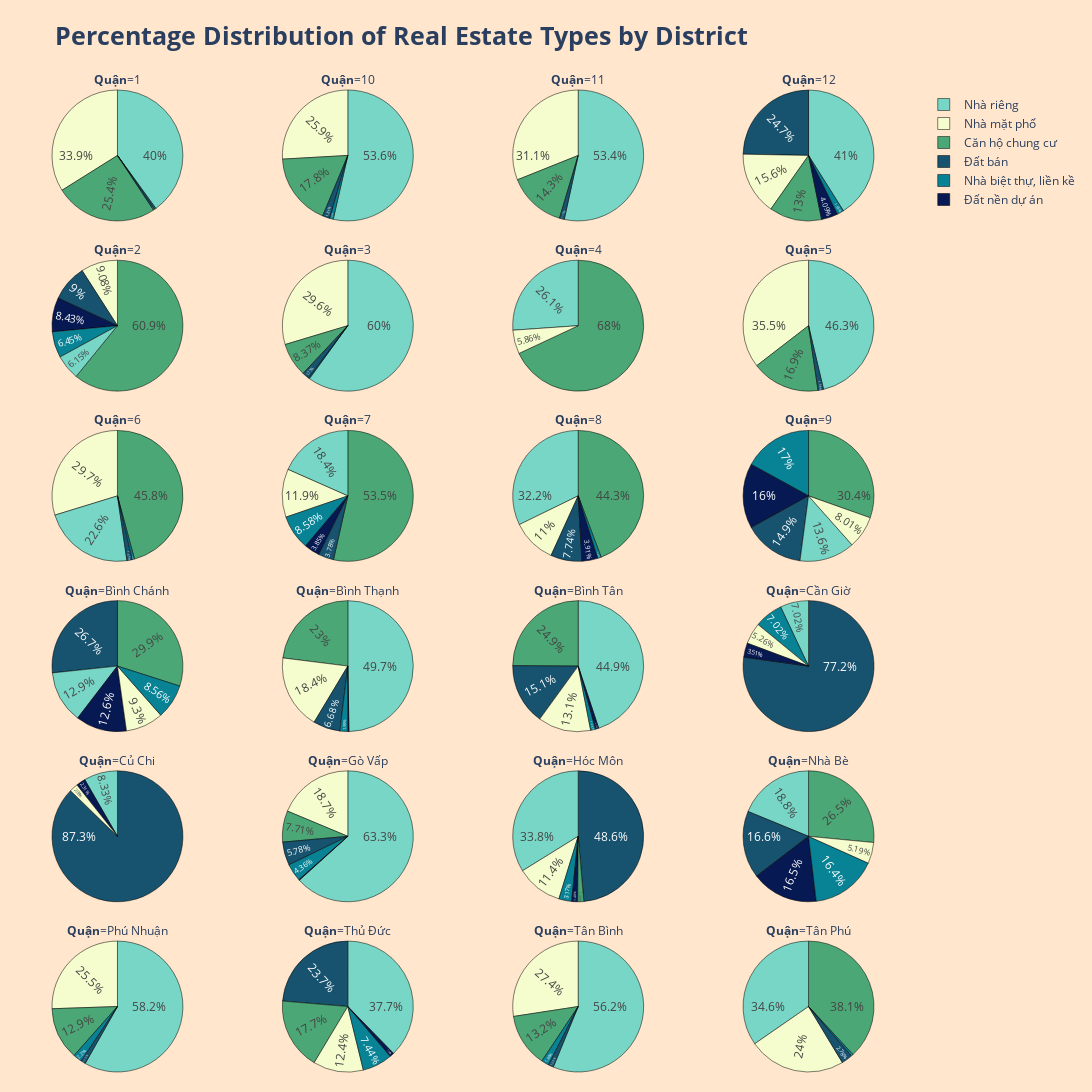

The notebook cell this image was saved under:
### Markdown cell above
Now for each district, we will draw a pie chart to show the percentage of each real estate type in the district.

### Code cell
fig = px.pie(
            district_type_df,
            names ='Type',
            values = 'Percentage',
            color = 'Type',
            labels={ 'District': '<b>Quận</b>'},
            facet_col='District',
            facet_col_wrap = 4,
            facet_col_spacing=0.04,
            facet_row_spacing= 0.04, 
            color_discrete_map= {
                                'Nhà mặt phố': '#F5FCCD',
                                'Nhà riêng' : '#78D6C6',
                                'Căn hộ chung cư': '#4ba775',
                                'Nhà biệt thự, liền kề' : '#088395',
                                'Đất bán': '#17526e',
                                'Đất nền dự án': '#071952'
                    
                                }
            )

fig.update_layout(
    width=1100,
    height=1500,
    margin=dict(l=20, r=20, t=90, b=20),
    paper_bgcolor='#ffe6cc',
    title='<b>Percentage Distribution of Real Estate Types by District</b>',
    title_font_size=25,
)
fig.update_traces(
    marker_line_color='black',
    marker_line_width=0.5,
    hovertemplate='<b>%{label}</b> has the percentage of <b>%{value}%</b>',
    textposition='inside', insidetextorientation='radial',
)


fig.show()

### Figure 1 — Plotly figure (JSON) as saved in the notebook; plotly's stock layout.template omitted (floating-point values rounded to 4 significant figures)
{"data": [{"customdata": [["Nhà riêng"], ["Nhà mặt phố"], ["Căn hộ chung cư"], ["Đất bán"], ["Nhà biệt thự, liền kề"]], "domain": {"x": [0, 0.22], "y": [0.8667, 1]}, "hovertemplate": "<b>%{label}</b> has the percentage of <b>%{value}%</b>", "insidetextorientation": "radial", "labels": ["Nhà riêng", "Nhà mặt phố", "Căn hộ chung cư", "Đất bán", "Nhà biệt thự, liền kề"], "legendgroup": "", "marker": {"colors": ["#78D6C6", "#F5FCCD", "#4ba775", "#17526e", "#088395"], "line": {"color": "black", "width": 0.5}}, "name": "", "showlegend": true, "textposition": "inside", "type": "pie", "values": [40.01, 33.92, 25.37, 0.42, 0.28]}, {"customdata": [["Nhà riêng"], ["Nhà mặt phố"], ["Căn hộ chung cư"], ["Đất bán"], ["Nhà biệt thự, liền kề"]], "domain": {"x": [0.26, 0.48], "y": [0.8667, 1]}, "hovertemplate": "<b>%{label}</b> has the percentage of <b>%{value}%</b>", "insidetextorientation": "radial", "labels": ["Nhà riêng", "Nhà mặt phố", "Căn hộ chung cư", "Đất bán", "Nhà biệt thự, liền kề"], "legendgroup": "", "marker": {"colors": ["#78D6C6", "#F5FCCD", "#4ba775", "#17526e", "#088395"], "line": {"color": "black", "width": 0.5}}, "name": "", "showlegend": true, "textposition": "inside", "type": "pie", "values": [53.59, 25.89, 17.84, 1.81, 0.87]}, {"customdata": [["Nhà riêng"], ["Nhà mặt phố"], ["Căn hộ chung cư"], ["Đất bán"]], "domain": {"x": [0.52, 0.74], "y": [0.8667, 1]}, "hovertemplate": "<b>%{label}</b> has the percentage of <b>%{value}%</b>", "insidetextorientation": "radial", "labels": ["Nhà riêng", "Nhà mặt phố", "Căn hộ chung cư", "Đất bán"], "legendgroup": "", "marker": {"colors": ["#78D6C6", "#F5FCCD", "#4ba775", "#17526e"], "line": {"color": "black", "width": 0.5}}, "name": "", "showlegend": true, "textposition": "inside", "type": "pie", "values": [53.41, 31.06, 14.33, 1.19]}, {"customdata": [["Nhà riêng"], ["Đất bán"], ["Nhà mặt phố"], ["Căn hộ chung cư"], ["Đất nền dự án"], ["Nhà biệt thự, liền kề"]], "domain": {"x": [0.78, 1], "y": [0.8667, 1]}, "hovertemplate": "<b>%{label}</b> has the percentage of <b>%{value}%</b>", "insidetextorientation": "radial", "labels": ["Nhà riêng", "Đất bán", "Nhà mặt phố", "Căn hộ chung cư", "Đất nền dự án", "Nhà biệt thự, liền kề"], "legendgroup": "", "marker": {"colors": ["#78D6C6", "#17526e", "#F5FCCD", "#4ba775", "#071952", "#088395"], "line": {"color": "black", "width": 0.5}}, "name": "", "showlegend": true, "textposition": "inside", "type": "pie", "values": [41.05, 24.69, 15.56, 12.96, 4.09, 1.65]}, {"customdata": [["Căn hộ chung cư"], ["Nhà mặt phố"], ["Đất bán"], ["Đất nền dự án"], ["Nhà biệt thự, liền kề"], ["Nhà riêng"]], "domain": {"x": [0, 0.22], "y": [0.6933, 0.8267]}, "hovertemplate": "<b>%{label}</b> has the percentage of <b>%{value}%</b>", "insidetextorientation": "radial", "labels": ["Căn hộ chung cư", "Nhà mặt phố", "Đất bán", "Đất nền dự án", "Nhà biệt thự, liền kề", "Nhà riêng"], "legendgroup": "", "marker": {"colors": ["#4ba775", "#F5FCCD", "#17526e", "#071952", "#088395", "#78D6C6"], "line": {"color": "black", "width": 0.5}}, "name": "", "showlegend": true, "textposition": "inside", "type": "pie", "values": [60.89, 9.08, 9, 8.43, 6.45, 6.15]}, {"customdata": [["Nhà riêng"], ["Nhà mặt phố"], ["Căn hộ chung cư"], ["Đất bán"], ["Nhà biệt thự, liền kề"]], "domain": {"x": [0.26, 0.48], "y": [0.6933, 0.8267]}, "hovertemplate": "<b>%{label}</b> has the percentage of <b>%{value}%</b>", "insidetextorientation": "radial", "labels": ["Nhà riêng", "Nhà mặt phố", "Căn hộ chung cư", "Đất bán", "Nhà biệt thự, liền kề"], "legendgroup": "", "marker": {"colors": ["#78D6C6", "#F5FCCD", "#4ba775", "#17526e", "#088395"], "line": {"color": "black", "width": 0.5}}, "name": "", "showlegend": true, "textposition": "inside", "type": "pie", "values": [59.98, 29.65, 8.37, 1.77, 0.23]}, {"customdata": [["Căn hộ chung cư"], ["Nhà riêng"], ["Nhà mặt phố"]], "domain": {"x": [0.52, 0.74], "y": [0.6933, 0.8267]}, "hovertemplate": "<b>%{label}</b> has the percentage of <b>%{value}%</b>", "insidetextorientation": "radial", "labels": ["Căn hộ chung cư", "Nhà riêng", "Nhà mặt phố"], "legendgroup": "", "marker": {"colors": ["#4ba775", "#78D6C6", "#F5FCCD"], "line": {"color": "black", "width": 0.5}}, "name": "", "showlegend": true, "textposition": "inside", "type": "pie", "values": [68.03, 26.11, 5.86]}, {"customdata": [["Nhà riêng"], ["Nhà mặt phố"], ["Căn hộ chung cư"], ["Đất bán"]], "domain": {"x": [0.78, 1], "y": [0.6933, 0.8267]}, "hovertemplate": "<b>%{label}</b> has the percentage of <b>%{value}%</b>", "insidetextorientation": "radial", "labels": ["Nhà riêng", "Nhà mặt phố", "Căn hộ chung cư", "Đất bán"], "legendgroup": "", "marker": {"colors": ["#78D6C6", "#F5FCCD", "#4ba775", "#17526e"], "line": {"color": "black", "width": 0.5}}, "name": "", "showlegend": true, "textposition": "inside", "type": "pie", "values": [46.32, 35.47, 16.86, 1.36]}, {"customdata": [["Căn hộ chung cư"], ["Nhà mặt phố"], ["Nhà riêng"], ["Đất bán"], ["Nhà biệt thự, liền kề"]], "domain": {"x": [0, 0.22], "y": [0.52, 0.6533]}, "hovertemplate": "<b>%{label}</b> has the percentage of <b>%{value}%</b>", "insidetextorientation": "radial", "labels": ["Căn hộ chung cư", "Nhà mặt phố", "Nhà riêng", "Đất bán", "Nhà biệt thự, liền kề"], "legendgroup": "", "marker": {"colors": ["#4ba775", "#F5FCCD", "#78D6C6", "#17526e", "#088395"], "line": {"color": "black", "width": 0.5}}, "name": "", "showlegend": true, "textposition": "inside", "type": "pie", "values": [45.82, 29.75, 22.58, 1.33, 0.53]}, {"customdata": [["Căn hộ chung cư"], ["Nhà riêng"], ["Nhà mặt phố"], ["Nhà biệt thự, liền kề"], ["Đất nền dự án"], ["Đất bán"]], "domain": {"x": [0.26, 0.48], "y": [0.52, 0.6533]}, "hovertemplate": "<b>%{label}</b> has the percentage of <b>%{value}%</b>", "insidetextorientation": "radial", "labels": ["Căn hộ chung cư", "Nhà riêng", "Nhà mặt phố", "Nhà biệt thự, liền kề", "Đất nền dự án", "Đất bán"], "legendgroup": "", "marker": {"colors": ["#4ba775", "#78D6C6", "#F5FCCD", "#088395", "#071952", "#17526e"], "line": {"color": "black", "width": 0.5}}, "name": "", "showlegend": true, "textposition": "inside", "type": "pie", "values": [53.52, 18.37, 11.89, 8.58, 3.85, 3.78]}, {"customdata": [["Căn hộ chung cư"], ["Nhà riêng"], ["Nhà mặt phố"], ["Đất bán"], ["Đất nền dự án"], ["Nhà biệt thự, liền kề"]], "domain": {"x": [0.52, 0.74], "y": [0.52, 0.6533]}, "hovertemplate": "<b>%{label}</b> has the percentage of <b>%{value}%</b>", "insidetextorientation": "radial", "labels": ["Căn hộ chung cư", "Nhà riêng", "Nhà mặt phố", "Đất bán", "Đất nền dự án", "Nhà biệt thự, liền kề"], "legendgroup": "", "marker": {"colors": ["#4ba775", "#78D6C6", "#F5FCCD", "#17526e", "#071952", "#088395"], "line": {"color": "black", "width": 0.5}}, "name": "", "showlegend": true, "textposition": "inside", "type": "pie", "values": [44.3, 32.23, 10.97, 7.74, 3.91, 0.85]}, {"customdata": [["Căn hộ chung cư"], ["Nhà biệt thự, liền kề"], ["Đất nền dự án"], ["Đất bán"], ["Nhà riêng"], ["Nhà mặt phố"]], "domain": {"x": [0.78, 1], "y": [0.52, 0.6533]}, "hovertemplate": "<b>%{label}</b> has the percentage of <b>%{value}%</b>", "insidetextorientation": "radial", "labels": ["Căn hộ chung cư", "Nhà biệt thự, liền kề", "Đất nền dự án", "Đất bán", "Nhà riêng", "Nhà mặt phố"], "legendgroup": "", "marker": {"colors": ["#4ba775", "#088395", "#071952", "#17526e", "#78D6C6", "#F5FCCD"], "line": {"color": "black", "width": 0.5}}, "name": "", "showlegend": true, "textposition": "inside", "type": "pie", "values": [30.43, 17.02, 16.02, 14.88, 13.64, 8.01]}, {"customdata": [["Căn hộ chung cư"], ["Đất bán"], ["Nhà riêng"], ["Đất nền dự án"], ["Nhà mặt phố"], ["Nhà biệt thự, liền kề"]], "domain": {"x": [0, 0.22], "y": [0.3467, 0.48]}, "hovertemplate": "<b>%{label}</b> has the percentage of <b>%{value}%</b>", "insidetextorientation": "radial", "labels": ["Căn hộ chung cư", "Đất bán", "Nhà riêng", "Đất nền dự án", "Nhà mặt phố", "Nhà biệt thự, liền kề"], "legendgroup": "", "marker": {"colors": ["#4ba775", "#17526e", "#78D6C6", "#071952", "#F5FCCD", "#088395"], "line": {"color": "black", "width": 0.5}}, "name": "", "showlegend": true, "textposition": "inside", "type": "pie", "values": [29.93, 26.66, 12.93, 12.62, 9.3, 8.56]}, {"customdata": [["Nhà riêng"], ["Căn hộ chung cư"], ["Nhà mặt phố"], ["Đất bán"], ["Nhà biệt thự, liền kề"], ["Đất nền dự án"]], "domain": {"x": [0.26, 0.48], "y": [0.3467, 0.48]}, "hovertemplate": "<b>%{label}</b> has the percentage of <b>%{value}%</b>", "insidetextorientation": "radial", "labels": ["Nhà riêng", "Căn hộ chung cư", "Nhà mặt phố", "Đất bán", "Nhà biệt thự, liền kề", "Đất nền dự án"], "legendgroup": "", "marker": {"colors": ["#78D6C6", "#4ba775", "#F5FCCD", "#17526e", "#088395", "#071952"], "line": {"color": "black", "width": 0.5}}, "name": "", "showlegend": true, "textposition": "inside", "type": "pie", "values": [49.72, 23.01, 18.38, 6.68, 1.99, 0.21]}, {"customdata": [["Nhà riêng"], ["Căn hộ chung cư"], ["Đất bán"], ["Nhà mặt phố"], ["Nhà biệt thự, liền kề"], ["Đất nền dự án"]], "domain": {"x": [0.52, 0.74], "y": [0.3467, 0.48]}, "hovertemplate": "<b>%{label}</b> has the percentage of <b>%{value}%</b>", "insidetextorientation": "radial", "labels": ["Nhà riêng", "Căn hộ chung cư", "Đất bán", "Nhà mặt phố", "Nhà biệt thự, liền kề", "Đất nền dự án"], "legendgroup": "", "marker": {"colors": ["#78D6C6", "#4ba775", "#17526e", "#F5FCCD", "#088395", "#071952"], "line": {"color": "black", "width": 0.5}}, "name": "", "showlegend": true, "textposition": "inside", "type": "pie", "values": [44.92, 24.89, 15.12, 13.06, 1.23, 0.79]}, {"customdata": [["Đất bán"], ["Nhà riêng"], ["Nhà biệt thự, liền kề"], ["Nhà mặt phố"], ["Đất nền dự án"]], "domain": {"x": [0.78, 1], "y": [0.3467, 0.48]}, "hovertemplate": "<b>%{label}</b> has the percentage of <b>%{value}%</b>", "insidetextorientation": "radial", "labels": ["Đất bán", "Nhà riêng", "Nhà biệt thự, liền kề", "Nhà mặt phố", "Đất nền dự án"], "legendgroup": "", "marker": {"colors": ["#17526e", "#78D6C6", "#088395", "#F5FCCD", "#071952"], "line": {"color": "black", "width": 0.5}}, "name": "", "showlegend": true, "textposition": "inside", "type": "pie", "values": [77.19, 7.02, 7.02, 5.26, 3.51]}, {"customdata": [["Đất bán"], ["Nhà riêng"], ["Đất nền dự án"], ["Nhà mặt phố"]], "domain": {"x": [0, 0.22], "y": [0.1733, 0.3067]}, "hovertemplate": "<b>%{label}</b> has the percentage of <b>%{value}%</b>", "insidetextorientation": "radial", "labels": ["Đất bán", "Nhà riêng", "Đất nền dự án", "Nhà mặt phố"], "legendgroup": "", "marker": {"colors": ["#17526e", "#78D6C6", "#071952", "#F5FCCD"], "line": {"color": "black", "width": 0.5}}, "name": "", "showlegend": true, "textposition": "inside", "type": "pie", "values": [87.27, 8.33, 2.31, 2.08]}, {"customdata": [["Nhà riêng"], ["Nhà mặt phố"], ["Căn hộ chung cư"], ["Đất bán"], ["Nhà biệt thự, liền kề"], ["Đất nền dự án"]], "domain": {"x": [0.26, 0.48], "y": [0.1733, 0.3067]}, "hovertemplate": "<b>%{label}</b> has the percentage of <b>%{value}%</b>", "insidetextorientation": "radial", "labels": ["Nhà riêng", "Nhà mặt phố", "Căn hộ chung cư", "Đất bán", "Nhà biệt thự, liền kề", "Đất nền dự án"], "legendgroup": "", "marker": {"colors": ["#78D6C6", "#F5FCCD", "#4ba775", "#17526e", "#088395", "#071952"], "line": {"color": "black", "width": 0.5}}, "name": "", "showlegend": true, "textposition": "inside", "type": "pie", "values": [63.29, 18.7, 7.71, 5.78, 4.36, 0.15]}, {"customdata": [["Đất bán"], ["Nhà riêng"], ["Nhà mặt phố"], ["Nhà biệt thự, liền kề"], ["Đất nền dự án"], ["Căn hộ chung cư"]], "domain": {"x": [0.52, 0.74], "y": [0.1733, 0.3067]}, "hovertemplate": "<b>%{label}</b> has the percentage of <b>%{value}%</b>", "insidetextorientation": "radial", "labels": ["Đất bán", "Nhà riêng", "Nhà mặt phố", "Nhà biệt thự, liền kề", "Đất nền dự án", "Căn hộ chung cư"], "legendgroup": "", "marker": {"colors": ["#17526e", "#78D6C6", "#F5FCCD", "#088395", "#071952", "#4ba775"], "line": {"color": "black", "width": 0.5}}, "name": "", "showlegend": true, "textposition": "inside", "type": "pie", "values": [48.63, 33.83, 11.42, 3.17, 1.48, 1.48]}, {"customdata": [["Căn hộ chung cư"], ["Nhà riêng"], ["Đất bán"], ["Đất nền dự án"], ["Nhà biệt thự, liền kề"], ["Nhà mặt phố"]], "domain": {"x": [0.78, 1], "y": [0.1733, 0.3067]}, "hovertemplate": "<b>%{label}</b> has the percentage of <b>%{value}%</b>", "insidetextorientation": "radial", "labels": ["Căn hộ chung cư", "Nhà riêng", "Đất bán", "Đất nền dự án", "Nhà biệt thự, liền kề", "Nhà mặt phố"], "legendgroup": "", "marker": {"colors": ["#4ba775", "#78D6C6", "#17526e", "#071952", "#088395", "#F5FCCD"], "line": {"color": "black", "width": 0.5}}, "name": "", "showlegend": true, "textposition": "inside", "type": "pie", "values": [26.52, 18.8, 16.61, 16.47, 16.4, 5.19]}, {"customdata": [["Nhà riêng"], ["Nhà mặt phố"], ["Căn hộ chung cư"], ["Nhà biệt thự, liền kề"], ["Đất bán"]], "domain": {"x": [0, 0.22], "y": [0, 0.1333]}, "hovertemplate": "<b>%{label}</b> has the percentage of <b>%{value}%</b>", "insidetextorientation": "radial", "labels": ["Nhà riêng", "Nhà mặt phố", "Căn hộ chung cư", "Nhà biệt thự, liền kề", "Đất bán"], "legendgroup": "", "marker": {"colors": ["#78D6C6", "#F5FCCD", "#4ba775", "#088395", "#17526e"], "line": {"color": "black", "width": 0.5}}, "name": "", "showlegend": true, "textposition": "inside", "type": "pie", "values": [58.21, 25.54, 12.92, 2.2, 1.13]}, {"customdata": [["Nhà riêng"], ["Đất bán"], ["Căn hộ chung cư"], ["Nhà mặt phố"], ["Nhà biệt thự, liền kề"], ["Đất nền dự án"]], "domain": {"x": [0.26, 0.48], "y": [0, 0.1333]}, "hovertemplate": "<b>%{label}</b> has the percentage of <b>%{value}%</b>", "insidetextorientation": "radial", "labels": ["Nhà riêng", "Đất bán", "Căn hộ chung cư", "Nhà mặt phố", "Nhà biệt thự, liền kề", "Đất nền dự án"], "legendgroup": "", "marker": {"colors": ["#78D6C6", "#17526e", "#4ba775", "#F5FCCD", "#088395", "#071952"], "line": {"color": "black", "width": 0.5}}, "name": "", "showlegend": true, "textposition": "inside", "type": "pie", "values": [37.7, 23.67, 17.74, 12.41, 7.44, 1.04]}, {"customdata": [["Nhà riêng"], ["Nhà mặt phố"], ["Căn hộ chung cư"], ["Nhà biệt thự, liền kề"], ["Đất bán"]], "domain": {"x": [0.52, 0.74], "y": [0, 0.1333]}, "hovertemplate": "<b>%{label}</b> has the percentage of <b>%{value}%</b>", "insidetextorientation": "radial", "labels": ["Nhà riêng", "Nhà mặt phố", "Căn hộ chung cư", "Nhà biệt thự, liền kề", "Đất bán"], "legendgroup": "", "marker": {"colors": ["#78D6C6", "#F5FCCD", "#4ba775", "#088395", "#17526e"], "line": {"color": "black", "width": 0.5}}, "name": "", "showlegend": true, "textposition": "inside", "type": "pie", "values": [56.22, 27.43, 13.22, 1.88, 1.26]}, {"customdata": [["Căn hộ chung cư"], ["Nhà riêng"], ["Nhà mặt phố"], ["Đất bán"], ["Nhà biệt thự, liền kề"]], "domain": {"x": [0.78, 1], "y": [0, 0.1333]}, "hovertemplate": "<b>%{label}</b> has the percentage of <b>%{value}%</b>", "insidetextorientation": "radial", "labels": ["Căn hộ chung cư", "Nhà riêng", "Nhà mặt phố", "Đất bán", "Nhà biệt thự, liền kề"], "legendgroup": "", "marker": {"colors": ["#4ba775", "#78D6C6", "#F5FCCD", "#17526e", "#088395"], "line": {"color": "black", "width": 0.5}}, "name": "", "showlegend": true, "textposition": "inside", "type": "pie", "values": [38.11, 34.63, 24, 2.78, 0.46]}], "layout": {"annotations": [{"font": {}, "showarrow": false, "text": "<b>Quận</b>=Phú Nhuận", "x": 0.11, "xanchor": "center", "xref": "paper", "y": 0.1333, "yanchor": "bottom", "yref": "paper"}, {"font": {}, "showarrow": false, "text": "<b>Quận</b>=Thủ Đức", "x": 0.37, "xanchor": "center", "xref": "paper", "y": 0.1333, "yanchor": "bottom", "yref": "paper"}, {"font": {}, "showarrow": false, "text": "<b>Quận</b>=Tân Bình", "x": 0.63, "xanchor": "center", "xref": "paper", "y": 0.1333, "yanchor": "bottom", "yref": "paper"}, {"font": {}, "showarrow": false, "text": "<b>Quận</b>=Tân Phú", "x": 0.89, "xanchor": "center", "xref": "paper", "y": 0.1333, "yanchor": "bottom", "yref": "paper"}, {"font": {}, "showarrow": false, "text": "<b>Quận</b>=Củ Chi", "x": 0.11, "xanchor": "center", "xref": "paper", "y": 0.3067, "yanchor": "bottom", "yref": "paper"}, {"font": {}, "showarrow": false, "text": "<b>Quận</b>=Gò Vấp", "x": 0.37, "xanchor": "center", "xref": "paper", "y": 0.3067, "yanchor": "bottom", "yref": "paper"}, {"font": {}, "showarrow": false, "text": "<b>Quận</b>=Hóc Môn", "x": 0.63, "xanchor": "center", "xref": "paper", "y": 0.3067, "yanchor": "bottom", "yref": "paper"}, {"font": {}, "showarrow": false, "text": "<b>Quận</b>=Nhà Bè", "x": 0.89, "xanchor": "center", "xref": "paper", "y": 0.3067, "yanchor": "bottom", "yref": "paper"}, {"font": {}, "showarrow": false, "text": "<b>Quận</b>=Bình Chánh", "x": 0.11, "xanchor": "center", "xref": "paper", "y": 0.48, "yanchor": "bottom", "yref": "paper"}, {"font": {}, "showarrow": false, "text": "<b>Quận</b>=Bình Thạnh", "x": 0.37, "xanchor": "center", "xref": "paper", "y": 0.48, "yanchor": "bottom", "yref": "paper"}, {"font": {}, "showarrow": false, "text": "<b>Quận</b>=Bình Tân", "x": 0.63, "xanchor": "center", "xref": "paper", "y": 0.48, "yanchor": "bottom", "yref": "paper"}, {"font": {}, "showarrow": false, "text": "<b>Quận</b>=Cần Giờ", "x": 0.89, "xanchor": "center", "xref": "paper", "y": 0.48, "yanchor": "bottom", "yref": "paper"}, {"font": {}, "showarrow": false, "text": "<b>Quận</b>=6", "x": 0.11, "xanchor": "center", "xref": "paper", "y": 0.6533, "yanchor": "bottom", "yref": "paper"}, {"font": {}, "showarrow": false, "text": "<b>Quận</b>=7", "x": 0.37, "xanchor": "center", "xref": "paper", "y": 0.6533, "yanchor": "bottom", "yref": "paper"}, {"font": {}, "showarrow": false, "text": "<b>Quận</b>=8", "x": 0.63, "xanchor": "center", "xref": "paper", "y": 0.6533, "yanchor": "bottom", "yref": "paper"}, {"font": {}, "showarrow": false, "text": "<b>Quận</b>=9", "x": 0.89, "xanchor": "center", "xref": "paper", "y": 0.6533, "yanchor": "bottom", "yref": "paper"}, {"font": {}, "showarrow": false, "text": "<b>Quận</b>=2", "x": 0.11, "xanchor": "center", "xref": "paper", "y": 0.8267, "yanchor": "bottom", "yref": "paper"}, {"font": {}, "showarrow": false, "text": "<b>Quận</b>=3", "x": 0.37, "xanchor": "center", "xref": "paper", "y": 0.8267, "yanchor": "bottom", "yref": "paper"}, {"font": {}, "showarrow": false, "text": "<b>Quận</b>=4", "x": 0.63, "xanchor": "center", "xref": "paper", "y": 0.8267, "yanchor": "bottom", "yref": "paper"}, {"font": {}, "showarrow": false, "text": "<b>Quận</b>=5", "x": 0.89, "xanchor": "center", "xref": "paper", "y": 0.8267, "yanchor": "bottom", "yref": "paper"}, {"font": {}, "showarrow": false, "text": "<b>Quận</b>=1", "x": 0.11, "xanchor": "center", "xref": "paper", "y": 1, "yanchor": "bottom", "yref": "paper"}, {"font": {}, "showarrow": false, "text": "<b>Quận</b>=10", "x": 0.37, "xanchor": "center", "xref": "paper", "y": 1, "yanchor": "bottom", "yref": "paper"}, {"font": {}, "showarrow": false, "text": "<b>Quận</b>=11", "x": 0.63, "xanchor": "center", "xref": "paper", "y": 1, "yanchor": "bottom", "yref": "paper"}, {"font": {}, "showarrow": false, "text": "<b>Quận</b>=12", "x": 0.89, "xanchor": "center", "xref": "paper", "y": 1, "yanchor": "bottom", "yref": "paper"}], "height": 1500, "legend": {"tracegroupgap": 0}, "margin": {"b": 20, "l": 20, "r": 20, "t": 90}, "paper_bgcolor": "#ffe6cc", "title": {"font": {"size": 25}, "text": "<b>Percentage Distribution of Real Estate Types by District</b>"}, "width": 1100}}
